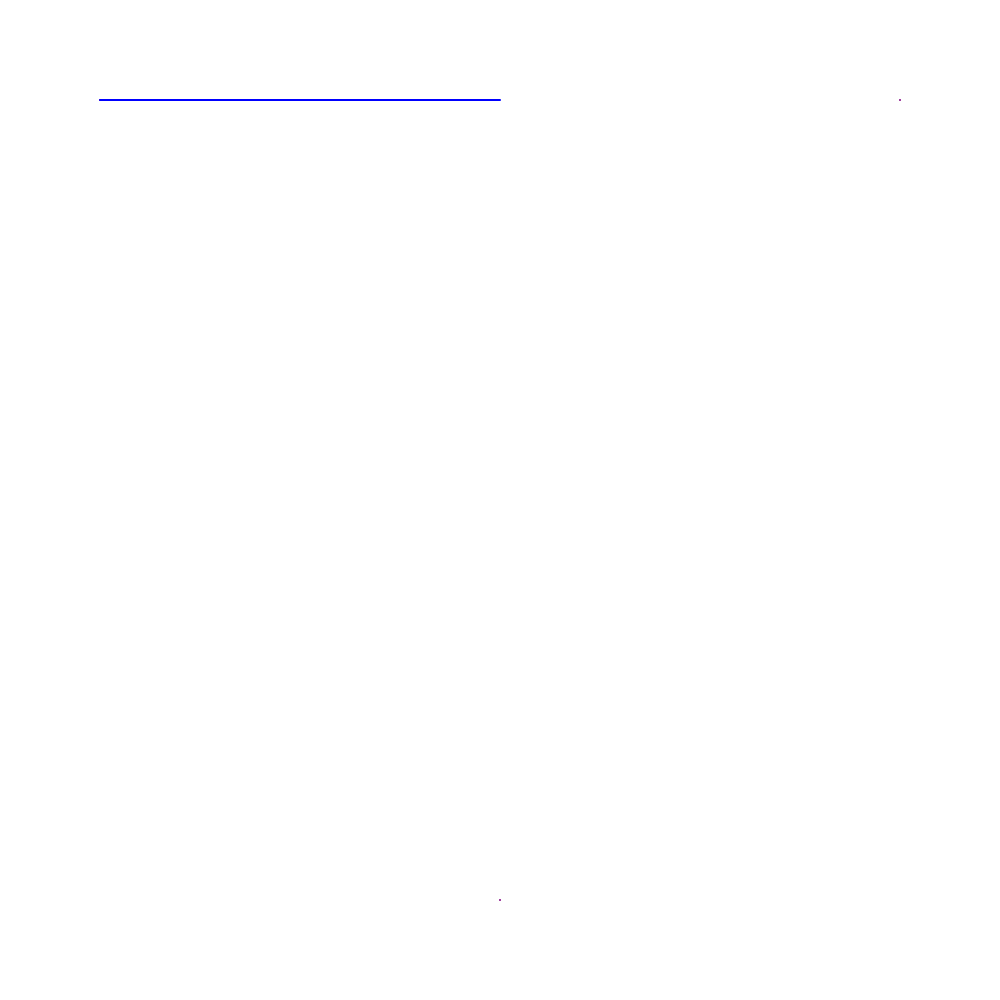
Frame 1 (no input)
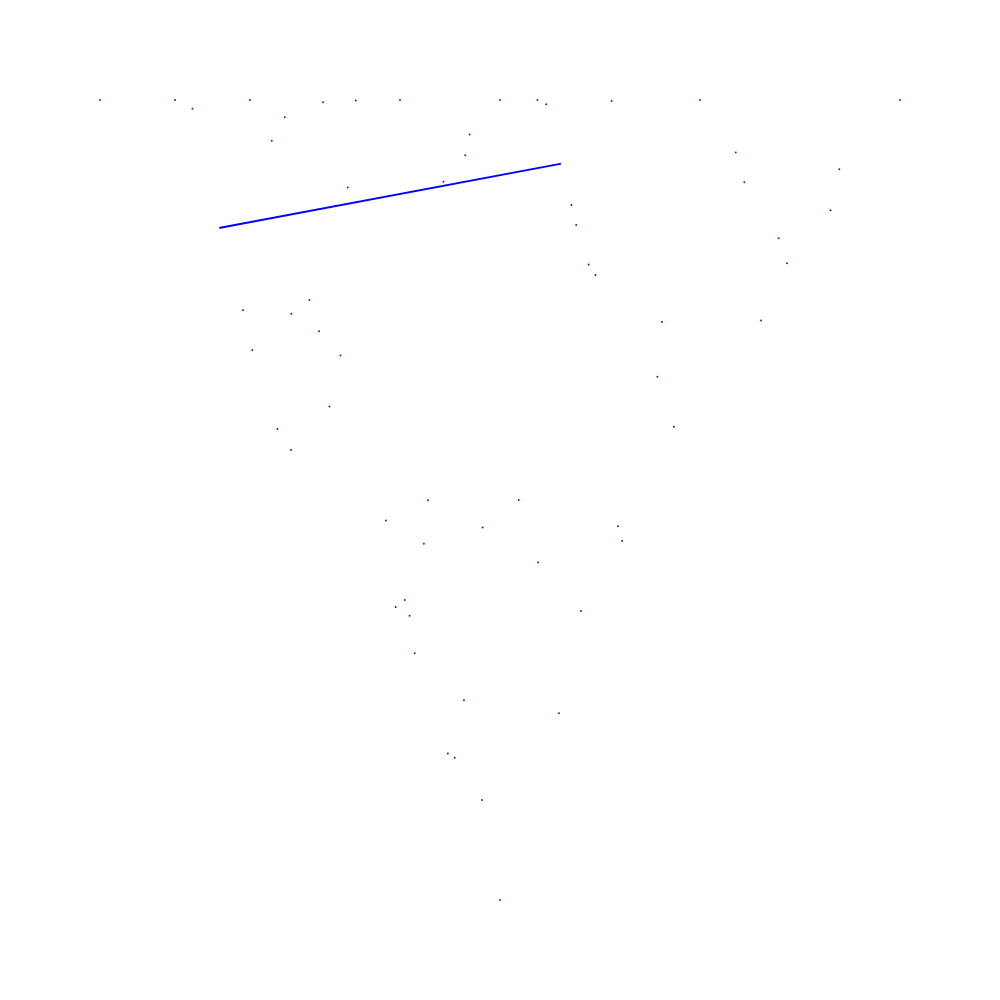
Frame 60 (no input)
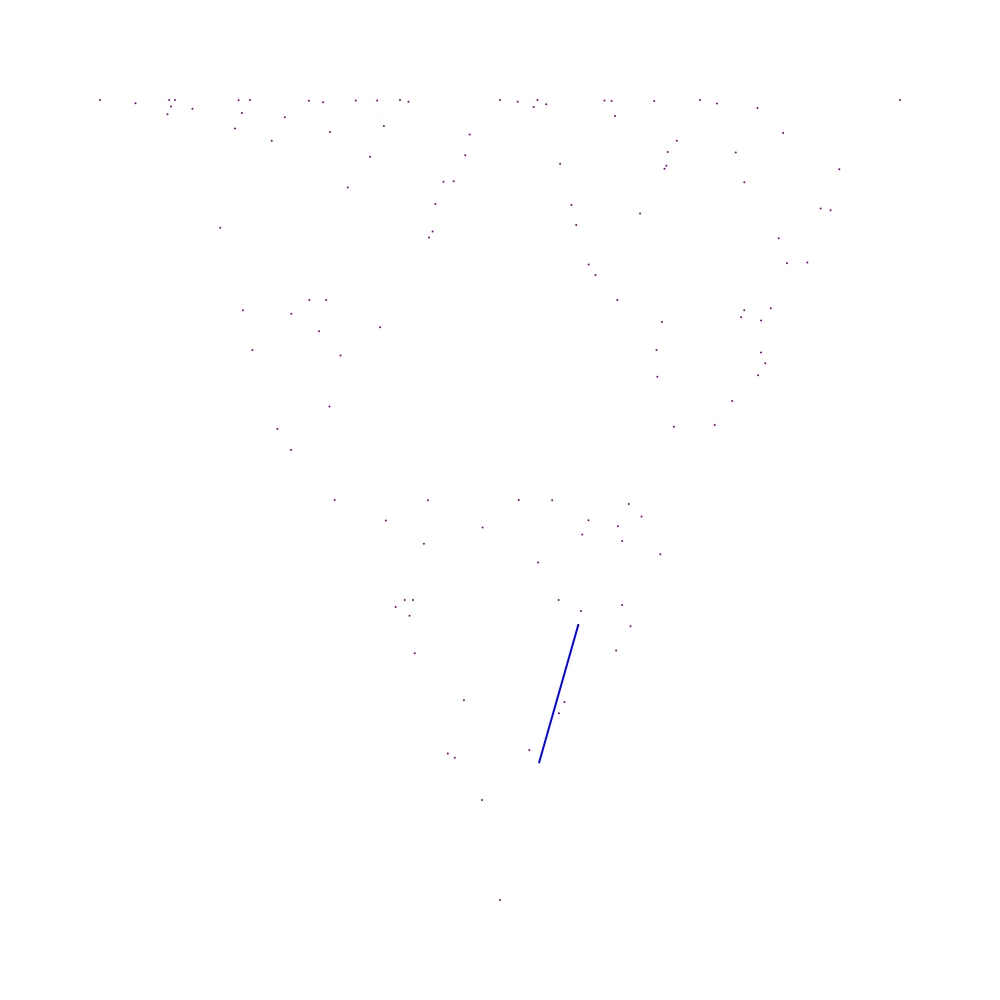
Frame 120 (the mouse pressed at the canvas centre since frame 60)

The p5.js sketch that drew these frames (run headless with seeded random() and noise() and a simulated clock; from frame 60 on, the mouse is pressed at the canvas centre):

// p5.js sketch
// ── sketch.js
let tick = 0;
let startPoints;
let points;
let currPoint;

function setup() {
    frameRate(120);
    createCanvas(1000, 1000);

    startPoints = initTriangle();
    points = [...startPoints];
    currPoint = startPoints[0]
}

function draw() {
    clear()
    stroke('purple');
    strokeWeight(2);
    for (vector of points) {
        point(vector)
    }

    tick++;
    if (tick % 1 == 0) {
        let randPoint = startPoints[Math.floor(Math.random() * startPoints.length)];
        let midPoint = getMidPoint(randPoint, currPoint);

        points.push(midPoint)

        stroke('blue')
        strokeWeight(2);
        line(midPoint.x, midPoint.y, currPoint.x, currPoint.y);

        currPoint = midPoint
    }
    console.log(mouseX, mouseY)
}

// Helpers

function initTriangle() {
    let startX = 100
    let endX = 900
    let startY = 100
    let endY = 900
    let startPoints = [createVector(startX, startY), createVector((startX + endX) / 2, endY), createVector(endX, startY)];
    return startPoints;
}

function getMidPoint(point1, point2) {
    let midPoint = createVector((point1.x + point2.x) / 2, (point1.y + point2.y) / 2);
    return midPoint;
}
